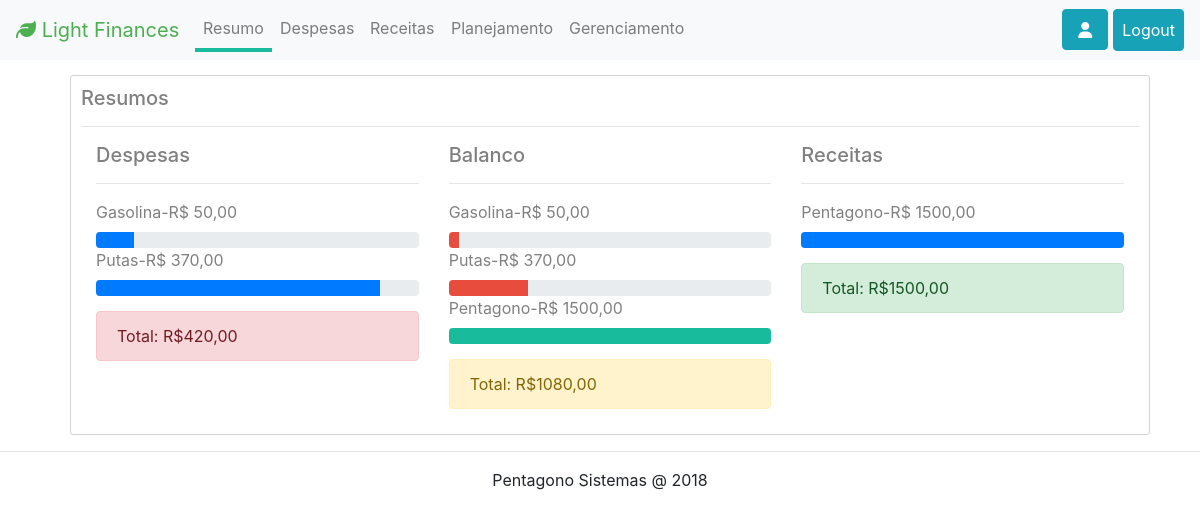
/application.php?page=admin/index (signed in), run on the app's committed database.
### tables this page shows
CREATE TABLE `site_configs` (
  `id` int(11) NOT NULL,
  `name` varchar(120) NOT NULL,
  `registration` int(11) NOT NULL
);

CREATE TABLE `menus` (
  `id` int(11) NOT NULL,
  `content` varchar(120) NOT NULL,
  `link` varchar(120) NOT NULL,
  `class` varchar(120) DEFAULT NULL,
  `level` varchar(120) DEFAULT NULL
);

CREATE TABLE `despesas` (
  `id` int(11) UNSIGNED NOT NULL,
  `descr` varchar(2400) NOT NULL DEFAULT '',
  `valor` varchar(120) NOT NULL DEFAULT '',
  `rep` varchar(120) DEFAULT NULL,
  `created` varchar(120) DEFAULT NULL,
  `modified` varchar(120) DEFAULT NULL
);

CREATE TABLE `receitas` (
  `id` int(11) UNSIGNED NOT NULL,
  `descr` varchar(2400) NOT NULL DEFAULT '',
  `categoria` int(11) DEFAULT NULL,
  `valor` varchar(120) NOT NULL DEFAULT '',
  `rep` varchar(120) DEFAULT NULL,
  `created` varchar(120) DEFAULT NULL
);

### library/db.php (called while the page is built, shortened)
<?php
class Db {
    public static $username = 'root';
    public static $pass = 'rgc21thm85';
    public static $db = 'lightfinances';
    public static $host = 'localhost';
    public static $conn = null;
    public static function connect()
    {
        self::$conn = new PDO(("mysql:host=" . self::$host . ";dbname=" . self::$db), self::$username, self::$pass);
        if (self::$conn) {
            self::$conn->setAttribute(PDO::ATTR_ERRMODE, PDO::ERRMODE_EXCEPTION);
        }
    }
    public static function query($sql, $bind = array())
    {
        $stmt = self::$conn->prepare($sql);
        try {
            $stmt->execute($bind);
            return $stmt;
        } catch (Exception $e) {
            echo $e->getMessage();
            return false;
        }
    }
    public static function fetchAll($sql, $bind = array())
    {
        $query = self::query($sql, $bind);
        if ($query) {
            $result = array();
            while($row = $query->fetch(PDO::FETCH_OBJ)) {
              $result[] = $row;
            }
            return $result;
        } else {
            return false;
        }
    }
    public static function fetchRow($sql, $bind = array())
    {
        $query = self::query($sql, $bind);
        if ($query) {
            return $row = $query->fetch(PDO::FETCH_OBJ);
        } else {
            return false;
        }
    }
    public static function fetchOne($sql, $bind = array())
	{
		$query = self::query($sql, $bind);
		$r =  $query->fetch();
		if ($r) {
            return $r[0];
        } else {
		    return null;
        }
	}
}
 ?>

### actions/menu/load.php (called while the page is built)
<?php
$menus = Db::fetchAll("SELECT * FROM menus");

### actions/general/loader.php (called while the page is built, shortened)
<?php
require_once 'actions/admin/load.php';
require_once 'actions/categorias/load.php';
require_once 'actions/despesas/load.php';
require_once 'actions/receitas/load.php';
require_once 'actions/icons/load.php';
require_once 'actions/menu/load.php';
require_once 'actions/tabs/load.php';
require_once 'actions/users/load.php';

### actions/despesas/load.php (called while the page is built)
<?php
$despesas = Db::fetchAll("SELECT d.*, GROUP_CONCAT(c.categoria) cat FROM despesas_categorias dc INNER JOIN despesas d ON d.id = dc.despesa_id INNER JOIN categorias c ON c.id = dc.categoria_id GROUP BY d.id");
$despesasTotal = Db::fetchRow("SELECT SUM(valor) as soma FROM despesas");

### actions/receitas/load.php (called while the page is built, shortened)
<?php
$receitas = Db::fetchAll("SELECT r.*, GROUP_CONCAT(cr.categoria) cat FROM receitas_categorias rc INNER JOIN receitas r ON r.id = rc.receita_id INNER JOIN categoriasR cr ON cr.id = rc.categoria_id GROUP BY r.id");
$receitasTotal = Db::fetchRow("SELECT SUM(valor) as soma FROM receitas");

### admin/index.php (the view)
<div class="container">
    <div class="container-fluid">
        <div class="col-12 iContent">
            <h5>Resumos</h5>
            <hr>
            <div class="container-fluid">
                <div class="row">
                    <div class="col-md-4">
                        <h5>Despesas</h5>
                        <hr>
                        <?php foreach ($despesas as $d): ?>
                            <?php $total = ($d->valor / $despesasTotal->soma) * 100; ?>
                            <label for="<?php echo $d->id; ?>"><?php echo $d->descr . '-' . 'R$ ' . $d->valor . ',00'; ?></label>
                            <div class="progress" id="<?php echo $d->id; ?>">
                                <div class="progress-bar" role="progressbar" style="width: <?php echo $total . '%'; ?>;" aria-valuenow="<?php echo $total; ?>" aria-valuemin="0" aria-valuemax="<?php echo $despesasTotal->soma; ?>"></div>
                            </div>
                        <?php endforeach; ?>
                        <p class="alert alert-danger" style="margin:15px 0;">Total: <?php echo 'R$' . $despesasTotal->soma . ',00'; ?></p>
                    </div>
                    <div class="col-md-4">
                        <h5>Balanco</h5>
                        <hr>
                        <?php foreach ($despesas as $d): ?>
                                <?php $total = ($d->valor / $receitasTotal->soma) * 100; ?>
                            <label for="<?php echo $d->id; ?>"><?php echo $d->descr . '-' . 'R$ ' . $d->valor . ',00'; ?></label>
                            <div class="progress" id="<?php echo $d->id; ?>">
                                <div class="progress-bar" role="progressbar" style="background-color: #E74C3C; width: <?php echo $total . '%'; ?>;" aria-valuenow="<?php echo $total; ?>" aria-valuemin="0" aria-valuemax="<?php echo $receitasTotal->soma; ?>"></div>
                            </div>
                        <?php endforeach; ?>
                        <?php foreach ($receitas as $r): ?>
                            <?php $total =  ($r->valor * $receitasTotal->soma) / 100; ?>
                            <label for="<?php echo $r->id; ?>"><?php echo $r->descr . '-' . 'R$ ' . $r->valor . ',00'; ?></label>
                            <div class="progress" id="<?php echo $r->id; ?>">
                                <div class="progress-bar" role="progressbar" style="background-color: #18BC9C; width: <?php echo $total . 'px'; ?>;" aria-valuenow="<?php echo $total; ?>" aria-valuemin="0" aria-valuemax="<?php echo $receitasTotal->soma; ?>"></div>
                            </div>
                        <?php endforeach; ?>
                        <p class="alert alert-warning" style="margin:15px 0;">Total: <?php echo 'R$' . ($receitasTotal->soma - $despesasTotal->soma) . ',00'; ?></p>
                    </div>
                    <div class="col-md-4">
                        <h5>Receitas</h5>
                        <hr>
                        <?php foreach ($receitas as $r): ?>
                            <?php $total =  ($r->valor * $receitasTotal->soma) / 100; ?>
                            <label for="<?php echo $r->id; ?>"><?php echo $r->descr . '-' . 'R$ ' . $r->valor . ',00'; ?></label>
                            <div class="progress" id="<?php echo $r->id; ?>">
                                <div class="progress-bar" role="progressbar" style="width: <?php echo $total . 'px'; ?>;" aria-valuenow="<?php echo $total; ?>" aria-valuemin="0" aria-valuemax="<?php echo $receitasTotal->soma; ?>"></div>
                            </div>
                        <?php endforeach; ?>
                        <p class="alert alert-success" style="margin:15px 0;">Total: <?php echo 'R$' . $receitasTotal->soma . ',00'; ?></p>
                    </div>
                </div>
            </div>
        </div>
    </div>
</div>

### includes/includes.php (shortened to what this page needs)
<link rel="stylesheet" href="includes/css/bootstrap.min.css">
<link href="includes/js/chosenjs/chosen.min.css" rel="stylesheet"/>
<link rel="stylesheet" href="includes/css/main.css">
<link rel="stylesheet" href="includes/js/select2/css/select2.min.css">
<link rel="stylesheet" href="https://cdnjs.cloudflare.com/ajax/libs/normalize/3.0.0/normalize.min.css">

### application.php (shortened to what this page needs)
<?php
require_once 'library/db.php';
require_once 'actions/general/loader.php';
require_once 'includes/includes.php';
if (@$_SESSION['tipo'] == 1) {
    $userLevel = 'admin';
} else {
    $userLevel = 'normal';
}
if (isset($_GET['page']) && $_GET['page']) {
    $page = $_GET['page'];
} else {
    $page = 'admin/login';
}
if ($page != 'admin/login' && !isset($_GET['noTop'])) {
    require 'admin/templates/top.php';
}
require $page . ".php";
if ($page != 'admin/login' && !isset($_GET['noBot'])) {
    require 'admin/templates/bottom.php';
}

### admin/templates/top.php (shortened to what this page needs)
<!DOCTYPE html>
<html>
    <head>
    </head>
    <body>
        <?php require 'admin/menu.php'; ?>

### admin/menu.php (shortened to what this page needs)
<nav class="navbar navbar-expand-lg navbar-light bg-light" style="margin-bottom: 15px;">
  <a class="navbar-brand" href="/application.php?page=admin/index" style="color: #4CAF50;"><i class="fa fa-leaf" aria-hidden="true"></i> <?php echo (Db::fetchOne("SELECT name FROM site_configs")); ?></a>
  <div class="collapse navbar-collapse" id="menu">
    <ul class="navbar-nav mr-auto">
      <li class="nav-item">
        <a class="nav-link hvr-underline-from-center <?php if($_GET['page'] == 'admin/index') { echo 'menuActive'; } ?>" href="/application.php?page=admin/index">Resumo</span></a>
    </li>
      <?php foreach ($menus as $m) { ?>
          <?php if ($userLevel == $m->level || $userLevel == 'admin') { ?>
              <li class="nav-item">
                <a class="nav-link hvr-underline-from-center <?php if($_GET['page'] == 'admin/' . $m->link) { echo 'menuActive'; } ?>" href="/application.php?page=admin/<?php echo $m->link; ?>"><?php echo $m->content; ?></a>
              </li>
            <?php  } ?>
      <?php } ?>
    </ul>
    <form class="form-inline my-2 my-lg-0">
        <ul class="navbar-nav mr-auto">
            <li class="nav-item">
              <a class="nav-link btn btn-info" style="color:white; margin: 0 5px; padding: 11.5px 15px;" href="/application.php?page=admin/account/index"><i class="fa fa-user"></i></span></a>
          </li>
          <li class="nav-item">
            <a class="nav-link btn btn-info" style="color:white;" href="/application.php?page=actions/users/logout">Logout</span></a>
          </li>
      </ul>
    </form>
  </div>
</nav>

### admin/templates/bottom.php
<hr>
<p class="text-center">Pentagono Sistemas @ 2018</p>
</body>
</html>

### includes/css/main.css (style rules this page uses)
.iContent { border: 1px solid lightgray; border-radius: 3px; color: gray; margin: 10px; padding: 10px; }
.menuActive { border-bottom: 4px solid #18BC9C; }
.hvr-underline-from-center { display: inline-block; vertical-align: middle; -webkit-transform: perspective(1px) translateZ(0); transform: perspective(1px) translateZ(0); box-shadow: 0 0 1px transparent; position: relative; overflow: hidden; }
.hvr-underline-from-center:before { content: ""; position: absolute; z-index: -1; left: 50%; right: 50%; bottom: 0; background: #18BC9C; height: 4px; -webkit-transition-property: left, right; transition-property: left, right; -webkit-transition-duration: 0.3s; transition-duration: 0.3s; -webkit-transition-timing-function: ease-out; transition-timing-function: ease-out; }

### data on the page
site_configs: name "Light Finances"
menus: content "Despesas"
menus: content "Receitas"
menus: content "Planejamento"
menus: content "Gerenciamento"
despesas: descr "Gasolina", valor "50", $total 11.904761904762 (drawn), $total 3.3333333333333 (drawn)
despesas: descr "Putas", valor "370", $total 88.095238095238 (drawn), $total 24.666666666667 (drawn)
receitas: descr "Pentagono", valor "1500", $total 22500 (drawn)

### other printed values
$despesasTotal->soma "420"
$receitasTotal->soma - $despesasTotal->soma "1080"
$receitasTotal->soma "1500"
